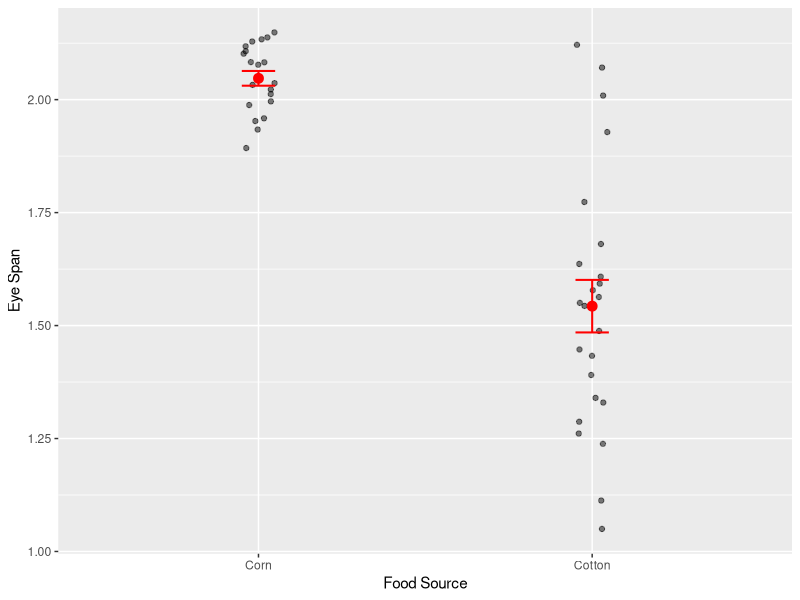
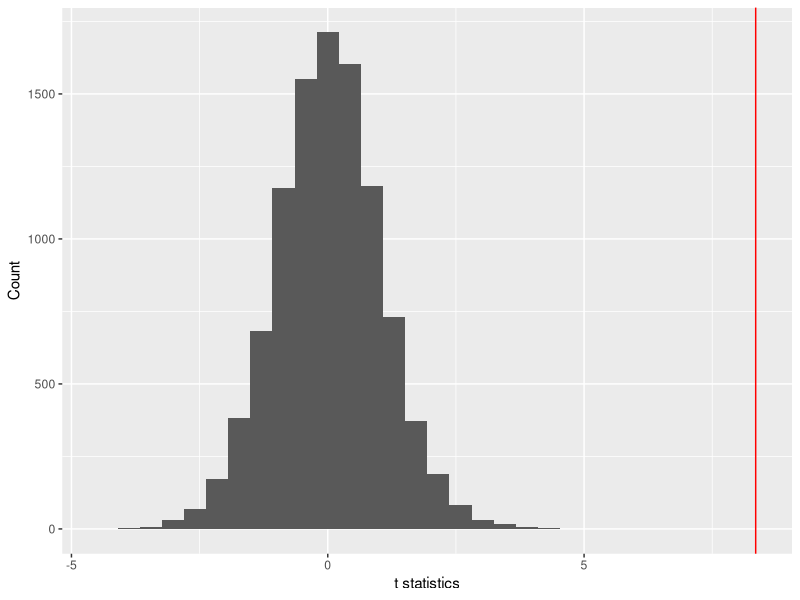
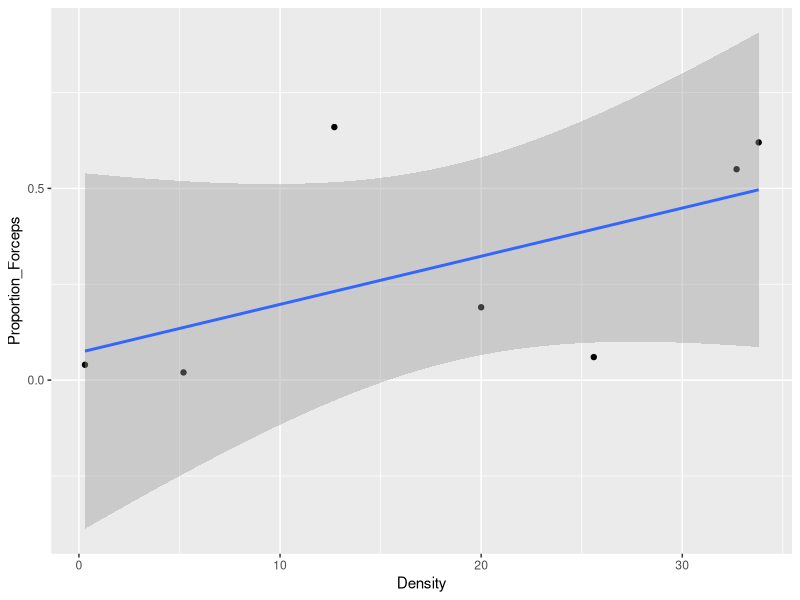
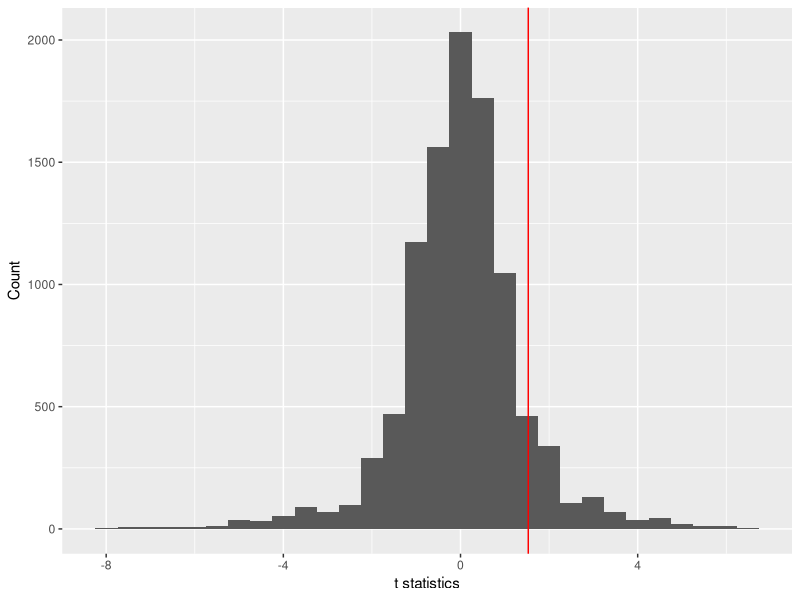
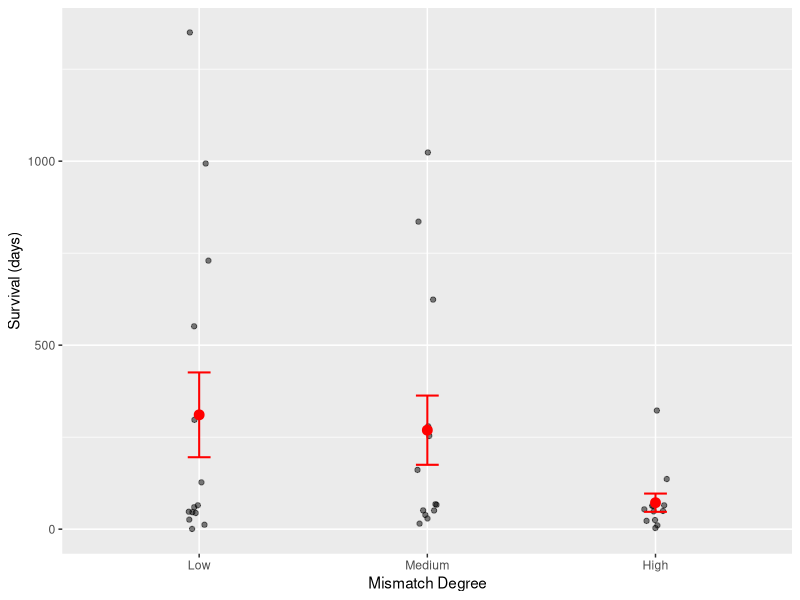
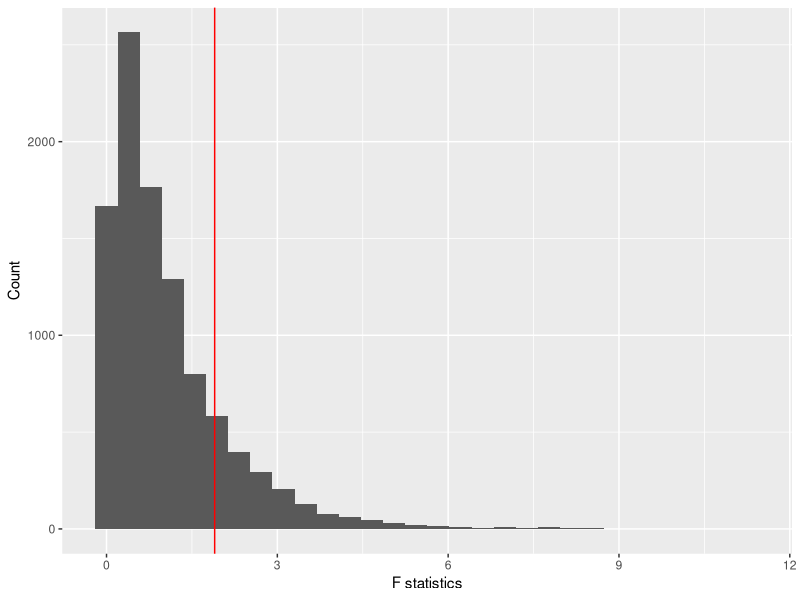
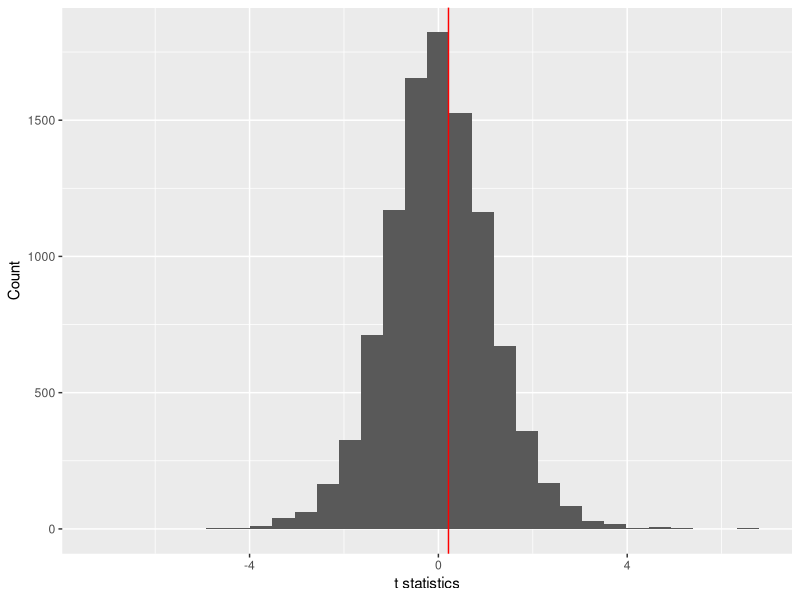
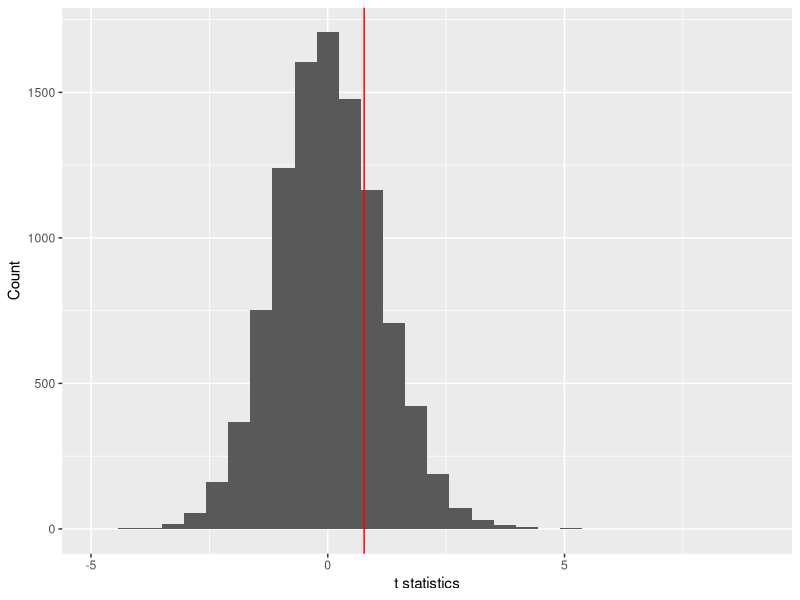

The R source for these figures, in order: (Note: a time limit stopped this script after it produced the figures.)
## ---- chunk 1
library(tidyverse)
library(readxl)
library(cowplot)
library(forcats)

# This option turn on cacheing of chunks. This will dramatically
# speed up knitting, because only chunks that have changed will
# be recompiled.
knitr::opts_chunk$set(cache = TRUE)
## ---- chunk 2
# Read data
stalk <- read_csv("../data/Stalkies.csv")

# Some thoughtful plotting
ggplot(stalk, aes(x = food_source, y = eye_span)) +
  geom_point(position = position_jitter(width = 0.05), alpha = 0.5) +
  stat_summary(fun.y = mean, geom = "point", size = 3, color = "red") + 
  stat_summary(fun.data = mean_se, geom = "errorbar", width = 0.1,
               color = "red", size = 0.7) +
  labs(x = "Food Source", y = "Eye Span")

set.seed(8987324)
nreps <- 1e4
t_stats <- numeric(nreps)
t_stats[1] <- t.test(eye_span ~ food_source, data = stalk)$statistic

for (ii in 2:nreps) {
  t_stats[ii] <- t.test(sample(eye_span) ~ food_source, data = stalk)$statistic
}

data_frame(t_stats) %>% 
  ggplot(aes(t_stats)) +
  geom_histogram() +
  geom_vline(xintercept = t_stats[1], color = "red") +
  labs(x = "t statistics", y = "Count")

2 * mean(t_stats >= t_stats[1])

t.test(eye_span ~ food_source, data = stalk)
## ---- chunk 3
# Iterations per second, 1 processor
(p1 <- 124.7 / nreps)

# Iterations per second, 6 processors
(p6 <- 93 / nreps)

p1 / p6
## ---- chunk 4
EW <- read_csv("../data/Earwigs.csv")

EW %>%
  ggplot(aes(Density, Proportion_Forceps)) +
  geom_point() +
  geom_smooth(method = "lm")

fm <- lm(Proportion_Forceps ~ Density, data = EW)
summary(fm)

set.seed(28476)
nreps <- 1e4
t_stats <- numeric(nreps)
t_stats[1] <- summary(fm)$coefficients[2, 3]

for (ii in 2:nreps) {
  fm_rnd <- lm(sample(Proportion_Forceps) ~ Density, data = EW)
  t_stats[ii] <- summary(fm_rnd)$coefficients[2, 3]
}

data_frame(t_stats) %>% 
  ggplot(aes(t_stats)) +
  geom_histogram() +
  geom_vline(xintercept = t_stats[1], color = "red") +
  labs(x = "t statistics", y = "Count")

2 * mean(t_stats >= t_stats[1])

factorial(7)
## ---- chunk 5
M <- read_excel("../data/Heart_Transplants.xlsx") %>% 
  mutate(Mismatch_Degree = fct_inorder(Mismatch_Degree))

ggplot(M, aes(x = Mismatch_Degree, y = Survival_Days)) +
  geom_point(position = position_jitter(width = 0.05), alpha = 0.5) +
  stat_summary(fun.y = mean, geom = "point", size = 3, color = "red") + 
  stat_summary(fun.data = mean_se, geom = "errorbar", width = 0.1,
               color = "red", size = 0.7) +
  labs(x = "Mismatch Degree", y = "Survival (days)")

fm <- lm(Survival_Days ~ Mismatch_Degree, data = M)
obs <- summary(fm)

set.seed(823476)
nreps <- 1e4
F_stats <- numeric(nreps)
F_stats[1] <- obs$fstatistic["value"]

for (ii in 2:nreps) {
  fm_rand <- lm(sample(Survival_Days) ~ Mismatch_Degree,
                    data = M)
  F_stats[ii] <- summary(fm_rand)$fstatistic["value"]
}

data_frame(F_stats) %>% 
  ggplot(aes(F_stats)) +
  geom_histogram() +
  geom_vline(xintercept = F_stats[1], color = "red") +
  labs(x = "F statistics", y = "Count")

mean(F_stats >= F_stats[1])
## ---- chunk 6
M <- read_excel("../data/Birds.xlsx")
fm <- lm(N_Species ~ Dist_to_Island + Elevation + Area + Dist_to_Ecuador,
         data = M)
obs <- summary(fm)

set.seed(2876)
nreps <- 1e4

t_stats <- matrix(NA, nrow = nreps, ncol = 4)
colnames(t_stats) <- rownames(obs$coefficients)[2:5]
t_stats[1, ] <- obs$coefficients[2:5, 3]

for (ii in 2:nreps) {
  fm_rand <- lm(sample(N_Species) ~ Dist_to_Island + Elevation +
                  Area + Dist_to_Ecuador, data = M)
  t_stats[ii, ] <- summary(fm_rand)$coefficients[2:5, 3]
}

# Dist_to_Island
data_frame(Dist_to_Island = t_stats[, "Dist_to_Island"]) %>% 
  ggplot(aes(Dist_to_Island)) +
  geom_histogram() +
  geom_vline(xintercept = t_stats[1, "Dist_to_Island"],
             color = "red") +
  labs(x = "t statistics", y = "Count")

2 * mean(t_stats[, "Dist_to_Island"] >= t_stats[1, "Dist_to_Island"])

# Elevation
data_frame(Elevation = t_stats[, "Elevation"]) %>% 
  ggplot(aes(Elevation)) +
  geom_histogram() +
  geom_vline(xintercept = t_stats[1, "Elevation"],
             color = "red") +
  labs(x = "t statistics", y = "Count")

2 * mean(t_stats[, "Elevation"] >= t_stats[1, "Elevation"])

# Area
data_frame(Area = t_stats[, "Area"]) %>% 
  ggplot(aes(Area)) +
  geom_histogram() +
  geom_vline(xintercept = t_stats[1, "Area"],
             color = "red") +
  labs(x = "t statistics", y = "Count")

2 * mean(t_stats[, "Area"] >= t_stats[1, "Area"])

# Elevation
data_frame(Dist_to_Ecuador = t_stats[, "Dist_to_Ecuador"]) %>% 
  ggplot(aes(Dist_to_Ecuador)) +
  geom_histogram() +
  geom_vline(xintercept = t_stats[1, "Dist_to_Ecuador"],
             color = "red") +
  labs(x = "t statistics", y = "Count")

2 * mean(t_stats[, "Dist_to_Ecuador"] <= t_stats[1, "Dist_to_Ecuador"])
## ---- chunk 7
M <- read_csv("../data/Aspirin.csv") %>% 
  mutate_each("factor")
fm <- glm(Cancer ~ Treatment, M, family = "binomial")

set.seed(8736)
nreps <- 1e3
devs <- numeric(nreps)
devs[1] <- fm$deviance

system.time({
  for (ii in 2:nreps) {
    devs[ii] <- glm(sample(Cancer) ~ Treatment, M,
                    family = "binomial")$deviance
  }
})

data_frame(devs) %>% 
  ggplot(aes(devs)) +
  geom_histogram() +
  geom_vline(xintercept = devs[1], color = "red") +
  labs(x = "Deviance", y = "Count")

mean(devs <= devs[1])
## ---- chunk 8
obs <- chisq.test(xtabs(~ Treatment + Cancer, M),
                  correct = FALSE)

set.seed(8736)
nreps <- 1e3
chisqs <- numeric(nreps)
chisqs[1] <- obs$statistic

system.time({
  for (ii in 2:nreps) {
    chisqs[ii] <- chisq.test(xtabs(~ sample(Treatment) + Cancer, M),
                             correct = FALSE)$statistic
  }
})

data_frame(chisqs) %>% 
  ggplot(aes(chisqs)) +
  geom_histogram() +
  geom_vline(xintercept = chisqs[1], color = "red") +
  labs(x = "Chi-squared Statistic", y = "Count")

mean(chisqs >= chisqs[1])
## ---- chunk 9
M <- read_excel("../data/Birds.xlsx")

set.seed(2876)
nreps <- 1e4

corrs <- numeric(length = nreps)
corrs[1] <- cor(M$Area, M$Elevation)

for (ii in 2:nreps) {
  corrs[ii] <- cor(sample(M$Area), M$Elevation)
}

data_frame(corrs) %>% 
  ggplot(aes(corrs)) +
  geom_histogram() +
  geom_vline(xintercept = corrs[1], color = "red") +
  labs(x = "Deviance", y = "Count")

mean(corrs >= corrs[1])
